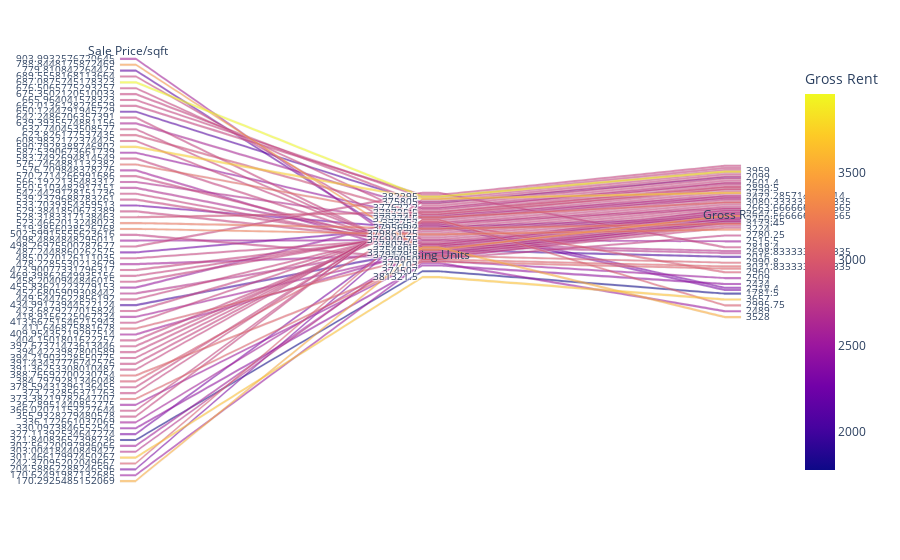

Notebook code for this chart:
### Code cell
# Parallel Categories Plot
px.parallel_categories(
    sfo_group_avg_plt,
    dimensions=["sale_price_sqr_foot", "housing_units", "gross_rent"],
    color="gross_rent",
    labels={
        "sale_price_sqr_foot": "Sale Price/sqft",
        "housing_units": "Housing Units",
        "gross_rent": "Gross Rent",
    },
)
